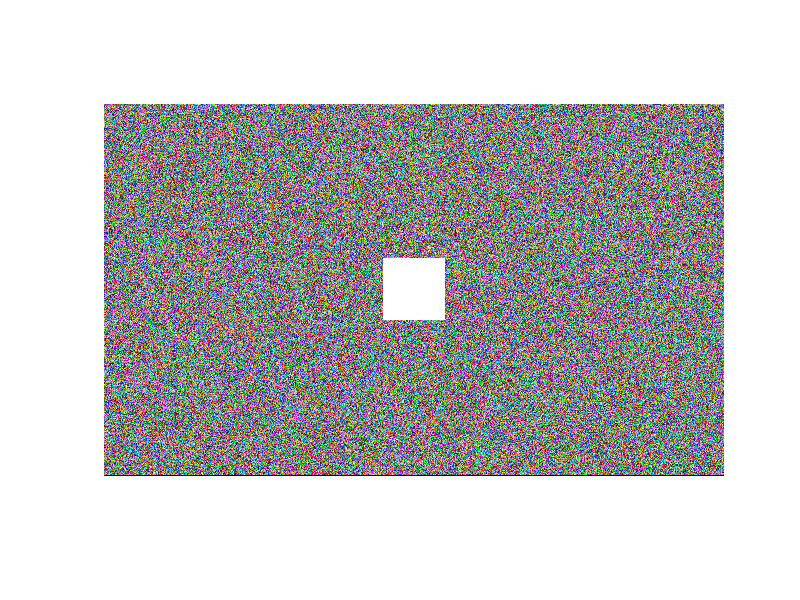

Write MATLAB code to recreate this figure.
% Dimensions de l'image
height = 600;
width = 1000;

% Créer une image bruitée
noisyImage = uint8(randi([0, 255], height, width, 3));

% Coordonnées du carré blanc
squareSize = 100;
squareX = floor((width - squareSize) / 2) + 1;
squareY = floor((height - squareSize) / 2) + 1;

% Remplacer la région du carré par une zone blanche
noisyImage(squareY:squareY + squareSize - 1, squareX:squareX + squareSize - 1, :) = 255;

% Afficher l'image bruitée
imshow(noisyImage);

% Sauvegarder l'image si nécessaire
imwrite(noisyImage, 'image_bruitee.jpg'); % Remplacez le chemin de sortie si nécessaire
